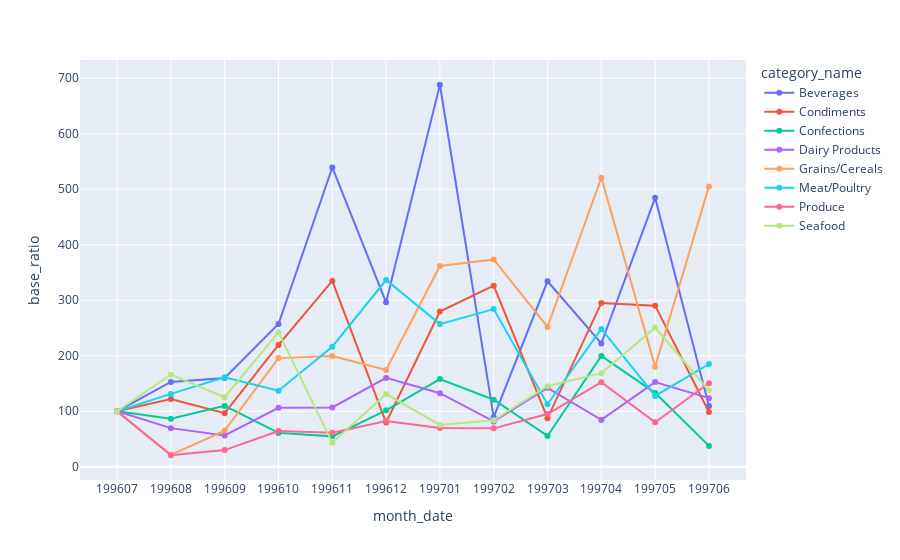

Notebook cell for this chart:
### Code cell
import plotly.express as px

fig = px.line(
    data_frame=df,
    x='month_date',
    y='base_ratio',
    color='category_name',
    markers=True
)
fig.show()

### Figure 1 — Plotly figure (JSON) as saved in the notebook; plotly's stock layout.template omitted (floating-point values rounded to 4 significant figures)
{"data": [{"hovertemplate": "category_name=Beverages<br>month_date=%{x}<br>base_ratio=%{y}<extra></extra>", "legendgroup": "Beverages", "line": {"color": "#636efa", "dash": "solid"}, "marker": {"symbol": "circle"}, "mode": "lines+markers", "name": "Beverages", "orientation": "v", "showlegend": true, "type": "scatter", "x": ["199607", "199608", "199609", "199610", "199611", "199612", "199701", "199702", "199703", "199704", "199705", "199706"], "xaxis": "x", "y": [100, 152.9, 159.9, 257.3, 539.3, 296.4, 688.3, 89.42, 334.2, 222.3, 484.6, 109.5], "yaxis": "y"}, {"hovertemplate": "category_name=Condiments<br>month_date=%{x}<br>base_ratio=%{y}<extra></extra>", "legendgroup": "Condiments", "line": {"color": "#EF553B", "dash": "solid"}, "marker": {"symbol": "circle"}, "mode": "lines+markers", "name": "Condiments", "orientation": "v", "showlegend": true, "type": "scatter", "x": ["199607", "199608", "199609", "199610", "199611", "199612", "199701", "199702", "199703", "199704", "199705", "199706"], "xaxis": "x", "y": [100, 122.3, 96.56, 219.6, 334.9, 79.73, 279.6, 326.3, 87.59, 295.2, 290.3, 98.78], "yaxis": "y"}, {"hovertemplate": "category_name=Confections<br>month_date=%{x}<br>base_ratio=%{y}<extra></extra>", "legendgroup": "Confections", "line": {"color": "#00cc96", "dash": "solid"}, "marker": {"symbol": "circle"}, "mode": "lines+markers", "name": "Confections", "orientation": "v", "showlegend": true, "type": "scatter", "x": ["199607", "199608", "199609", "199610", "199611", "199612", "199701", "199702", "199703", "199704", "199705", "199706"], "xaxis": "x", "y": [100, 86.7, 109.7, 61.1, 54.81, 101.7, 158.1, 120.8, 55.58, 199.8, 133.2, 37.66], "yaxis": "y"}, {"hovertemplate": "category_name=Dairy Products<br>month_date=%{x}<br>base_ratio=%{y}<extra></extra>", "legendgroup": "Dairy Products", "line": {"color": "#ab63fa", "dash": "solid"}, "marker": {"symbol": "circle"}, "mode": "lines+markers", "name": "Dairy Products", "orientation": "v", "showlegend": true, "type": "scatter", "x": ["199607", "199608", "199609", "199610", "199611", "199612", "199701", "199702", "199703", "199704", "199705", "199706"], "xaxis": "x", "y": [100, 69.63, 56.41, 106.2, 106.9, 160.2, 132.6, 81.67, 142.3, 84.46, 152.6, 123.7], "yaxis": "y"}, {"hovertemplate": "category_name=Grains/Cereals<br>month_date=%{x}<br>base_ratio=%{y}<extra></extra>", "legendgroup": "Grains/Cereals", "line": {"color": "#FFA15A", "dash": "solid"}, "marker": {"symbol": "circle"}, "mode": "lines+markers", "name": "Grains/Cereals", "orientation": "v", "showlegend": true, "type": "scatter", "x": ["199607", "199608", "199609", "199610", "199611", "199612", "199701", "199702", "199703", "199704", "199705", "199706"], "xaxis": "x", "y": [100, 21.53, 65.18, 195.8, 199.4, 174.6, 361.8, 373.4, 252.0, 520.7, 180.4, 504.9], "yaxis": "y"}, {"hovertemplate": "category_name=Meat/Poultry<br>month_date=%{x}<br>base_ratio=%{y}<extra></extra>", "legendgroup": "Meat/Poultry", "line": {"color": "#19d3f3", "dash": "solid"}, "marker": {"symbol": "circle"}, "mode": "lines+markers", "name": "Meat/Poultry", "orientation": "v", "showlegend": true, "type": "scatter", "x": ["199607", "199608", "199609", "199610", "199611", "199612", "199701", "199702", "199703", "199704", "199705", "199706"], "xaxis": "x", "y": [100, 131.3, 161.2, 137.2, 216.3, 336.5, 257.1, 284.1, 112.7, 248.5, 127.6, 185.0], "yaxis": "y"}, {"hovertemplate": "category_name=Produce<br>month_date=%{x}<br>base_ratio=%{y}<extra></extra>", "legendgroup": "Produce", "line": {"color": "#FF6692", "dash": "solid"}, "marker": {"symbol": "circle"}, "mode": "lines+markers", "name": "Produce", "orientation": "v", "showlegend": true, "type": "scatter", "x": ["199607", "199608", "199609", "199610", "199611", "199612", "199701", "199702", "199703", "199704", "199705", "199706"], "xaxis": "x", "y": [100, 20.79, 30.11, 64.39, 61.15, 82.48, 69.92, 69.26, 95.04, 152.3, 80.12, 150.5], "yaxis": "y"}, {"hovertemplate": "category_name=Seafood<br>month_date=%{x}<br>base_ratio=%{y}<extra></extra>", "legendgroup": "Seafood", "line": {"color": "#B6E880", "dash": "solid"}, "marker": {"symbol": "circle"}, "mode": "lines+markers", "name": "Seafood", "orientation": "v", "showlegend": true, "type": "scatter", "x": ["199607", "199608", "199609", "199610", "199611", "199612", "199701", "199702", "199703", "199704", "199705", "199706"], "xaxis": "x", "y": [100, 165.9, 125.4, 242.1, 43.45, 131.0, 75.48, 83.78, 145.1, 168.7, 250.7, 137.4], "yaxis": "y"}], "layout": {"legend": {"title": {"text": "category_name"}, "tracegroupgap": 0}, "margin": {"t": 60}, "xaxis": {"anchor": "y", "domain": [0, 1], "title": {"text": "month_date"}}, "yaxis": {"anchor": "x", "domain": [0, 1], "title": {"text": "base_ratio"}}}}
